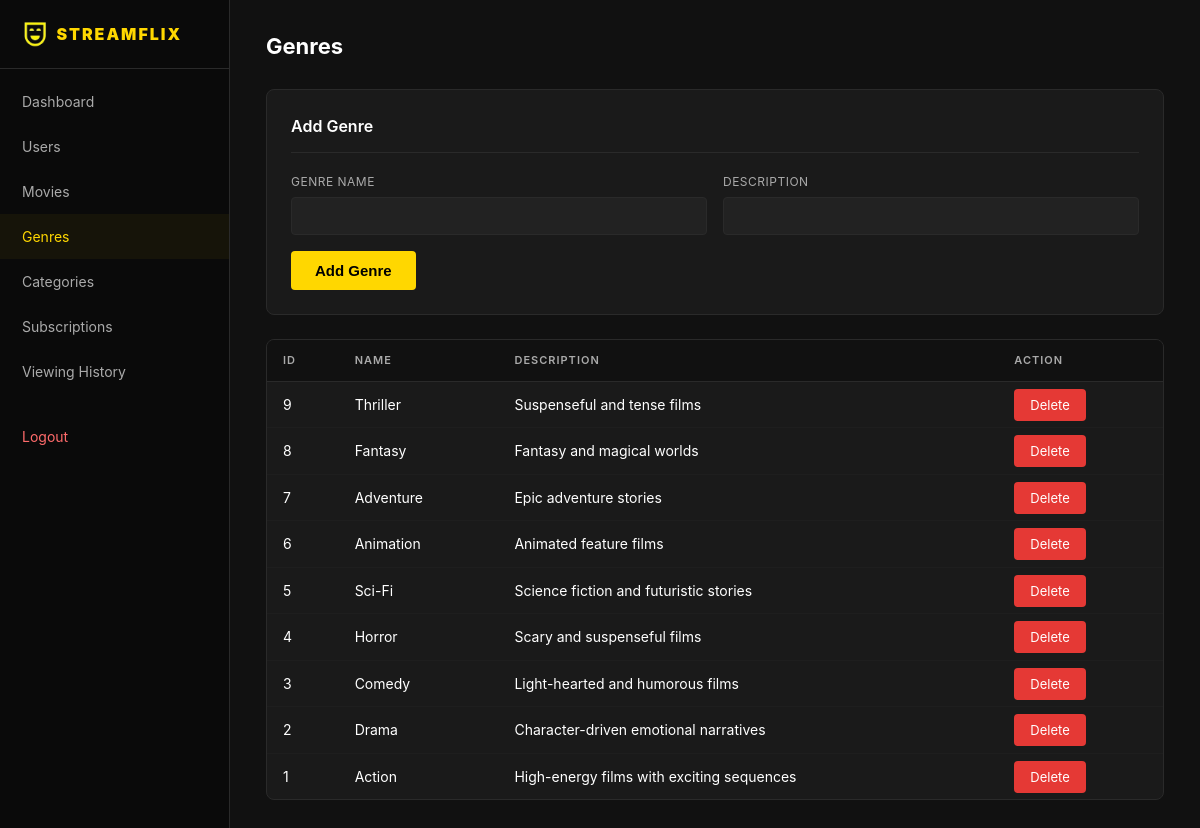
Screenshot of /admin/genres.php (signed in) with the database file from the repository.
### tables this page shows
CREATE TABLE IF NOT EXISTS Genre (
    GenreID INT AUTO_INCREMENT PRIMARY KEY,
    GenreName VARCHAR(100) NOT NULL,
    Description TEXT
);

### admin/genres.php (the view, shortened to what this page needs)
<?php require_once __DIR__ . '/auth_guard.php';
$genres = $conn->query("SELECT * FROM Genre ORDER BY GenreID DESC")->fetch_all(MYSQLI_ASSOC); ?>
<!DOCTYPE html>
<html lang="en">
<head>
    <link rel="stylesheet" href="../css/style.css">
</head>
<body>
    <div class="admin-layout"><?php include __DIR__ . '/sidebar.php'; ?>
        <main class="admin-main">
            <div class="admin-topbar">
                <h2> Genres</h2>
            </div>
            <div class="form-section">
                <h3>Add Genre</h3>
                <form method="POST">
                    <div class="form-row">
                        <div class="field"><label>Genre Name</label><input type="text" name="genre_name" required></div>
                        <div class="field"><label>Description</label><input type="text" name="description"></div>
                    </div><button type="submit" class="btn-primary">Add Genre</button>
                </form>
            </div>
            <div class="table-wrapper">
                <table>
                    <thead>
                        <tr>
                            <th>ID</th>
                            <th>Name</th>
                            <th>Description</th>
                            <th>Action</th>
                        </tr>
                    </thead>
                    <tbody>
                        <?php foreach ($genres as $g): ?>
                            <tr>
                                <td><?= $g['GenreID'] ?></td>
                                <td><?= htmlspecialchars($g['GenreName']) ?></td>
                                <td><?= htmlspecialchars($g['Description'] ?? '—') ?></td>
                                <td><a href="?delete=<?= $g['GenreID'] ?>" class="btn-danger"
                                        onclick="return confirm('Delete?')">Delete</a></td>
                            </tr><?php endforeach; ?>
                    </tbody>
                </table>
            </div>
        </main>
    </div>
</body>
</html>

### css/style.css (style rules this page uses)
*, *::before, *::after { box-sizing: border-box; margin: 0; padding: 0; }
:root { --yellow: #FFD700; --yellow-hover: #e6c200; --dark: #111; --dark-card: #1a1a1a; --dark-modal: #181818; --dark-input: #222; --border: #2a2a2a; --text: #fff; --text-muted: #aaa; --red: #e53935; --green: #43a047; }
body { font-family: 'Inter', 'Segoe UI', Arial, sans-serif; background: var(--dark); color: var(--text); min-height: 100vh; font-size: 15px; line-height: 1.5; overflow-x: hidden; }
a { color: var(--yellow); text-decoration: none; }
input::placeholder { color: #555; }
.btn-primary { background: var(--yellow); color: #000; border: none; border-radius: 4px; padding: 11px 24px; font-size: 15px; font-weight: 700; cursor: pointer; transition: background .2s; display: inline-flex; align-items: center; gap: 6px; }
.btn-danger { background: var(--red); color: #fff; border: none; border-radius: 4px; padding: 8px 16px; font-size: 13px; cursor: pointer; }
.admin-layout { display: flex; min-height: 100vh; }
.admin-main { flex: 1; padding: 30px 36px; overflow-y: auto; background: #111; }
.admin-topbar { display: flex; align-items: center; justify-content: space-between; margin-bottom: 26px; }
.admin-topbar h2 { font-size: 22px; font-weight: 700; }
.table-wrapper { background: var(--dark-card); border: 1px solid var(--border); border-radius: 8px; overflow: auto; margin-bottom: 26px; }
table { width: 100%; border-collapse: collapse; font-size: 14px; }
thead tr { background: #111; border-bottom: 1px solid var(--border); }
thead th { padding: 12px 16px; text-align: left; color: var(--text-muted); font-weight: 600; text-transform: uppercase; font-size: 11px; letter-spacing: 1px; }
tbody tr { border-bottom: 1px solid #1e1e1e; transition: background .15s; }
tbody tr:last-child { border-bottom: none; }
tbody td { padding: 12px 16px; }
.form-section { background: var(--dark-card); border: 1px solid var(--border); border-radius: 8px; padding: 24px; margin-bottom: 24px; }
.form-section h3 { font-size: 16px; font-weight: 600; margin-bottom: 20px; padding-bottom: 14px; border-bottom: 1px solid var(--border); }
.form-row { display: grid; grid-template-columns: 1fr 1fr; gap: 16px; }
.field { margin-bottom: 16px; }
.field label { display: block; font-size: 12px; color: var(--text-muted); margin-bottom: 6px; text-transform: uppercase; letter-spacing: .5px; }
.field input, .field select, .field textarea { width: 100%; padding: 10px 13px; background: var(--dark-input); border: 1px solid var(--border); border-radius: 4px; color: var(--text); font-size: 14px; outline: none; }

### rows the page displays
genre: GenreID "9", GenreName "Thriller", Description "Suspenseful and tense films"
genre: GenreID "8", GenreName "Fantasy", Description "Fantasy and magical worlds"
genre: GenreID "7", GenreName "Adventure", Description "Epic adventure stories"
genre: GenreID "6", GenreName "Animation", Description "Animated feature films"
genre: GenreID "5", GenreName "Sci-Fi", Description "Science fiction and futuristic stories"
genre: GenreID "4", GenreName "Horror", Description "Scary and suspenseful films"
genre: GenreID "3", GenreName "Comedy", Description "Light-hearted and humorous films"
genre: GenreID "2", GenreName "Drama", Description "Character-driven emotional narratives"
genre: GenreID "1", GenreName "Action", Description "High-energy films with exciting sequences"
